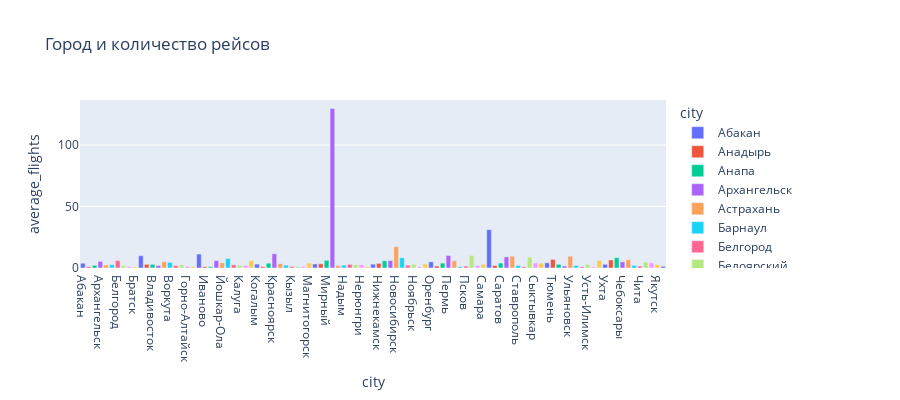

This figure's notebook cell:
### Markdown cell above
Из полученного выше графика видно, что большинство рейсов совершается на "маленьких" самолётах, что скорее всего связано с короткими региональными перелётами, которые выполняются по несколько раз в день одним самолётом и общим большим количеством таких самолётов, когда в свою очередь более крупные и дорогие Boeing и Airbus совершают в день максимум 1-2 перелёта.

### Code cell
#Построим график города и количество рейсов
model_flights
fig = px.bar(city_average, x='city', y='average_flights',
             title="Город и количество рейсов",
              color='city',
              height=400)
fig.show()
